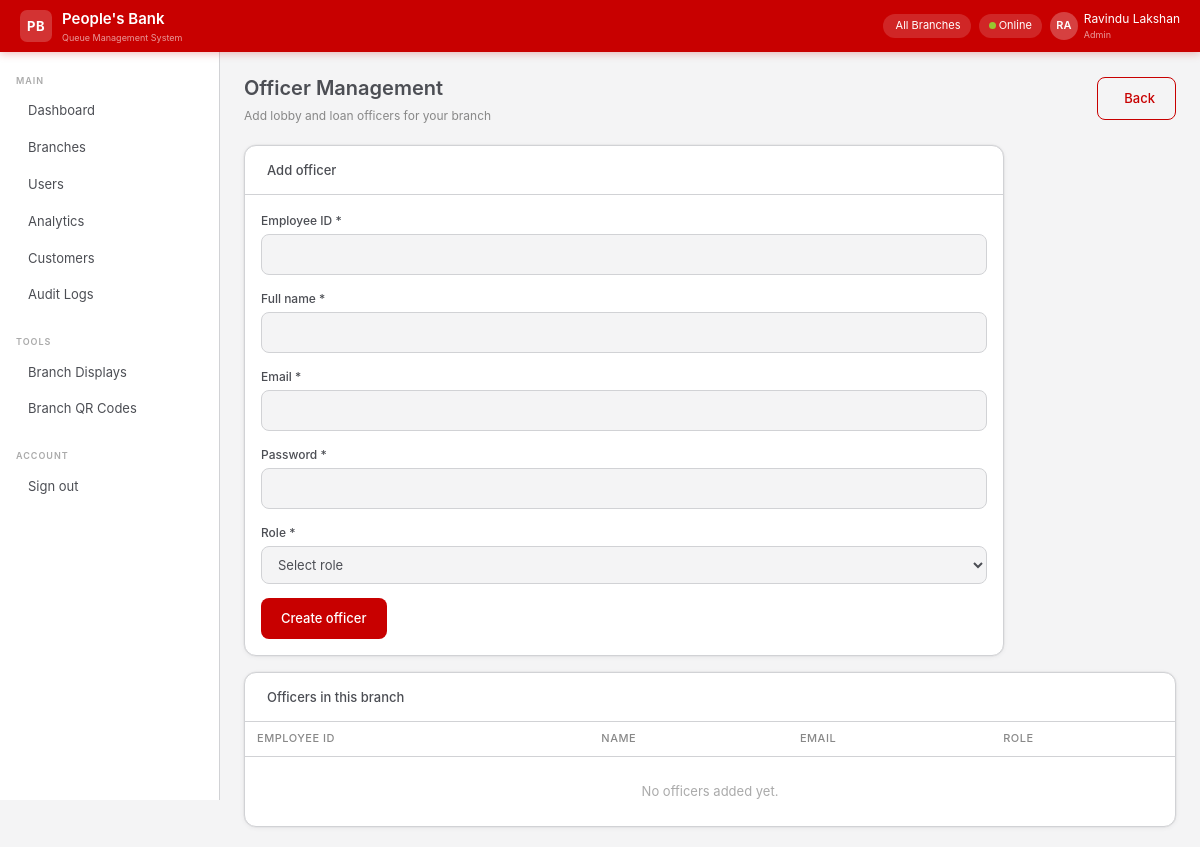
Before: /manager/officers/?branch_id=12 (signed in) with the older database file.
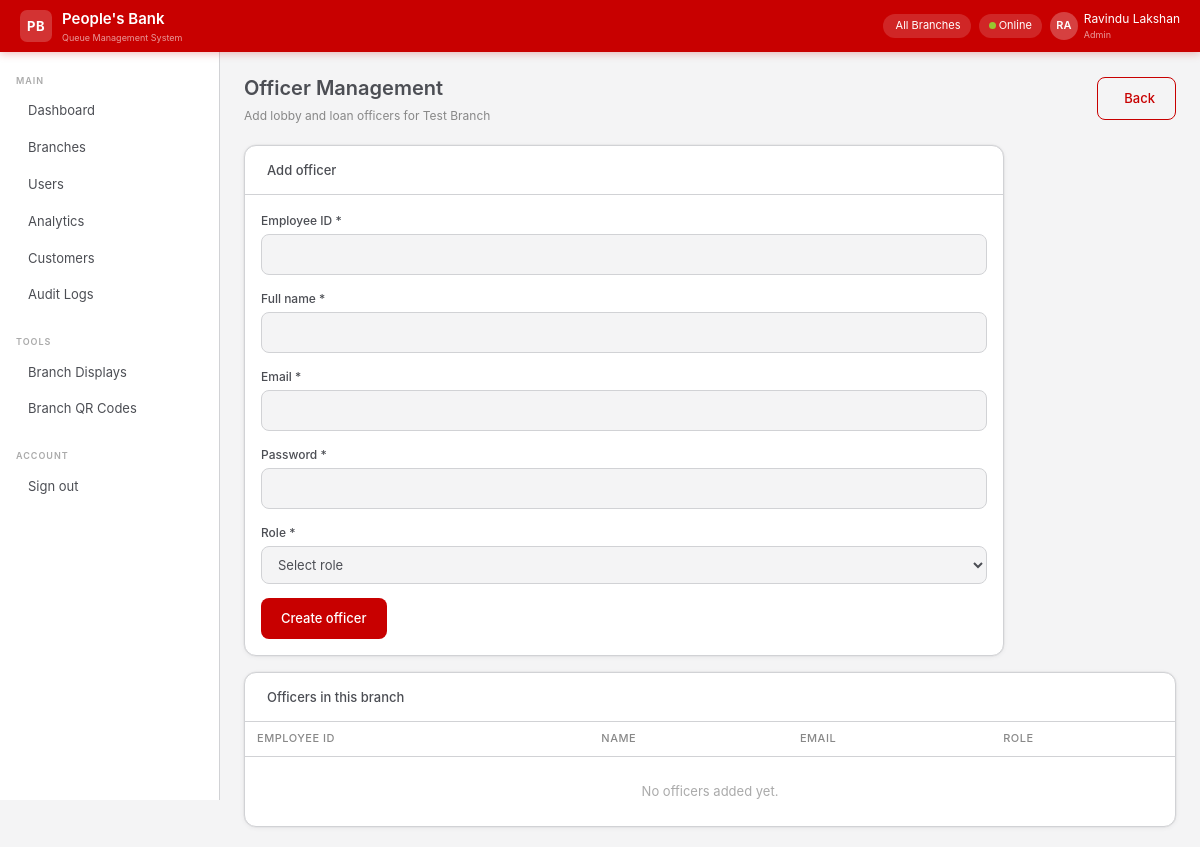
After: the same page with the newer database file.
### app/models/branch.py (models this page shows, shortened)
class Branch(db.Model):
    __tablename__ = "branches"
    id         = db.Column(db.Integer, primary_key=True)
    name       = db.Column(db.String(120), nullable=False)
    code       = db.Column(db.String(10), unique=True, nullable=False)
    address    = db.Column(db.Text)
    city       = db.Column(db.String(80))
    phone      = db.Column(db.String(20))
    is_active  = db.Column(db.Boolean, default=True, nullable=False)
    created_at = db.Column(db.DateTime, default=datetime.utcnow)
    users    = db.relationship("User",       back_populates="branch",   lazy="dynamic")
    counters = db.relationship("Counter",    back_populates="branch",   lazy="dynamic")
    tokens   = db.relationship("QueueToken", back_populates="branch",   lazy="dynamic")

### app/views/manager_view.py (the view, shortened to what this page needs)
@manager_view_bp.route("/officers", methods=["GET", "POST"])
@manager_view_bp.route("/officers/", methods=["GET", "POST"])
@login_required
@require_role(UserRole.BRANCH_MANAGER, UserRole.ADMIN)
def officers():
    branch = current_user.branch
    if not branch and current_user.role == UserRole.ADMIN:
        branch = Branch.query.get(request.args.get("branch_id", type=int))
    officers = []
    if branch:
        officers = (
            User.query.filter_by(branch_id=branch.id, is_active=True)
            .filter(User.role.in_([UserRole.LOBBY_OFFICER, UserRole.LOAN_OFFICER]))
            .order_by(User.full_name)
            .all()
        )
    return render_template(
        "manager/officers.html",
        branch=branch,
        officers=officers,
        allowed_roles=[UserRole.LOBBY_OFFICER, UserRole.LOAN_OFFICER],
    )

### app/extensions.py (called while the page is built)
@login_manager.user_loader
def load_user(user_id):
    from app.models import User
    return User.query.get(int(user_id))

### app/templates/manager/officers.html (shortened to what this page needs)
{% extends "base.html" %}
{% block content %}
<div class="pb-page-header">
  <div>
    <div class="pb-page-title">Officer Management</div>
    <div class="pb-page-sub">Add lobby and loan officers for {{ branch.name if branch else 'your branch' }}</div>
  </div>
  <a href="/manager/dashboard" class="btn-pb-outline"> Back</a>
</div>
<div class="pb-card" style="max-width:760px; margin-bottom:16px;">
  <div class="pb-card-header">
    <div class="pb-card-title">Add officer</div>
  </div>
  <div class="pb-card-body">
    <form method="POST">
      <div class="pb-form-group">
        <label class="pb-form-label" for="employee_id">Employee ID *</label>
        <input id="employee_id" name="employee_id" class="pb-form-control" type="text" required>
      </div>
      <div class="pb-form-group">
        <label class="pb-form-label" for="full_name">Full name *</label>
        <input id="full_name" name="full_name" class="pb-form-control" type="text" required>
      </div>
      <div class="pb-form-group">
        <label class="pb-form-label" for="email">Email *</label>
        <input id="email" name="email" class="pb-form-control" type="email" required>
      </div>
      <div class="pb-form-group">
        <label class="pb-form-label" for="password">Password *</label>
        <input id="password" name="password" class="pb-form-control" type="password" required>
      </div>
      <div class="pb-form-group">
        <label class="pb-form-label" for="role">Role *</label>
        <select id="role" name="role" class="pb-form-control" required>
          <option value="">Select role</option>
        </select>
      </div>
      <button type="submit" class="btn-pb-primary">Create officer</button>
    </form>
  </div>
</div>
<div class="pb-card">
  <div class="pb-card-header">
    <div class="pb-card-title">Officers in this branch</div>
  </div>
  <div class="pb-card-body" style="padding:0;">
    <table class="pb-table">
      <thead>
        <tr><th>Employee ID</th><th>Name</th><th>Email</th><th>Role</th></tr>
      </thead>
      <tbody>
        {% for officer in officers %}
        <tr>
          <td><strong>{{ officer.employee_id }}</strong></td>
          <td>{{ officer.full_name }}</td>
          <td>{{ officer.email }}</td>
          <td>{{ officer.role.value.replace('_',' ').title() }}</td>
        </tr>
        {% else %}
        <tr><td colspan="4" class="text-center py-4" style="color:#aaa;">No officers added yet.</td></tr>
        {% endfor %}
      </tbody>
    </table>
  </div>
</div>
{% endblock %}

Changed rows visible on the page:
added Branch: name "Test Branch"
Other visible differences:
{{ branch.name if branch else 'your branch' }}: "your branch" → (not shown)
